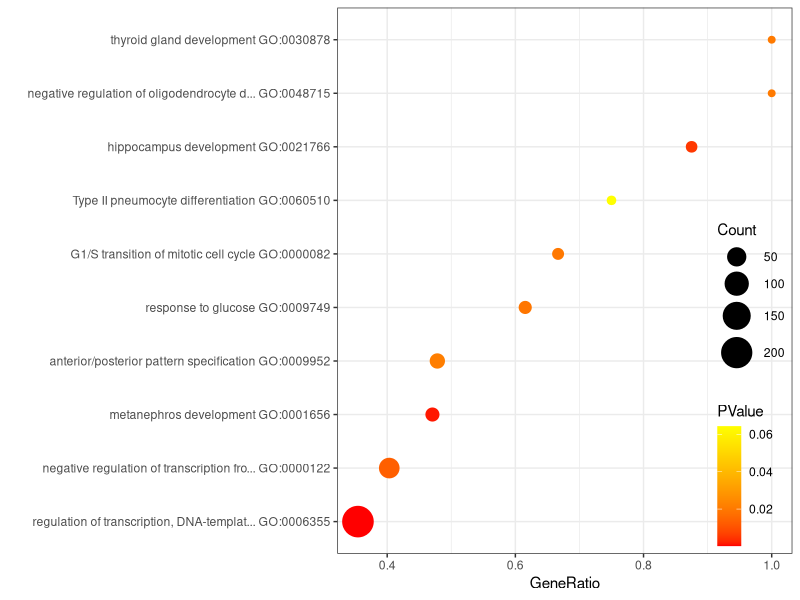
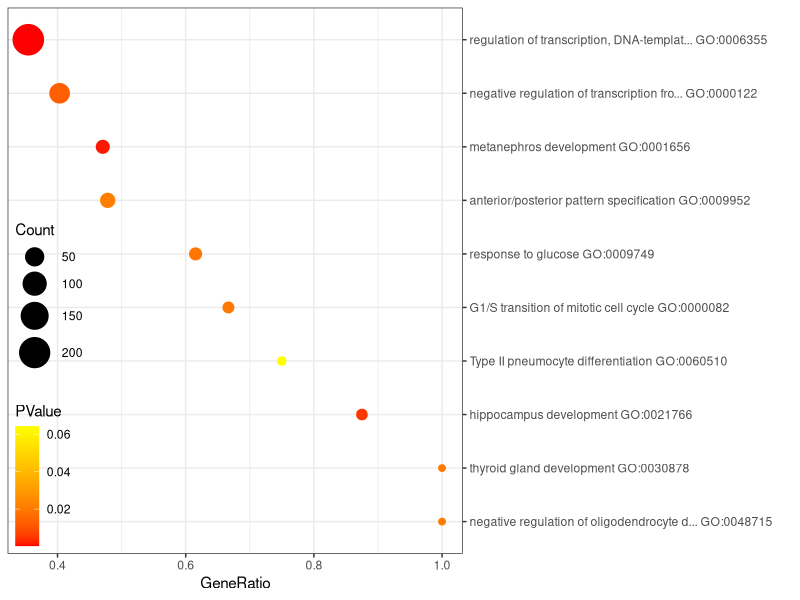
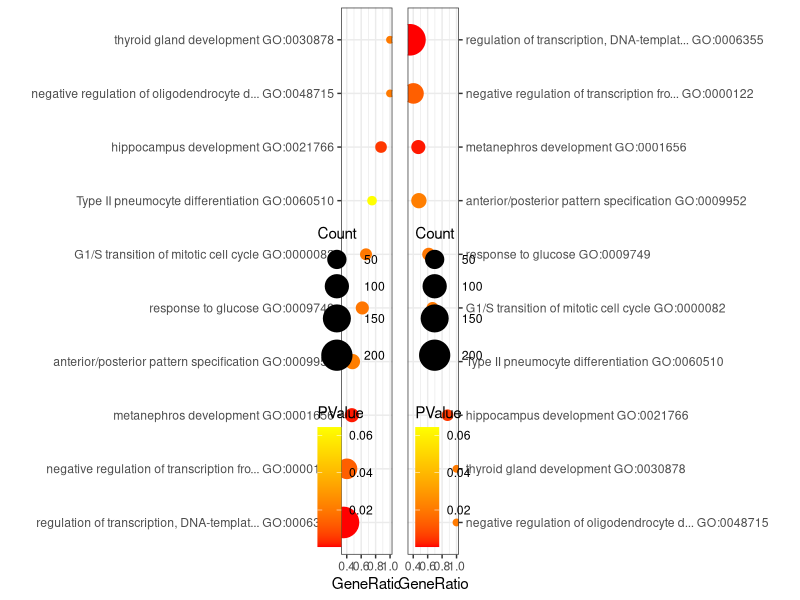
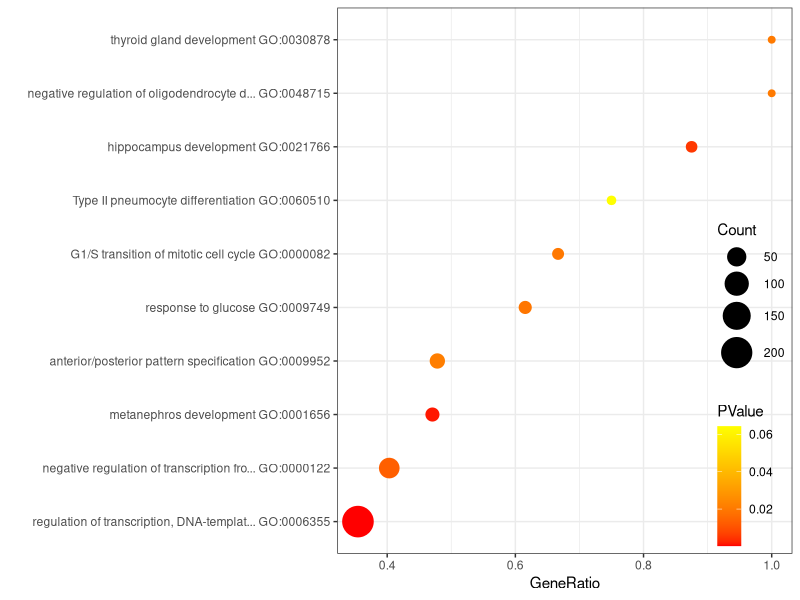
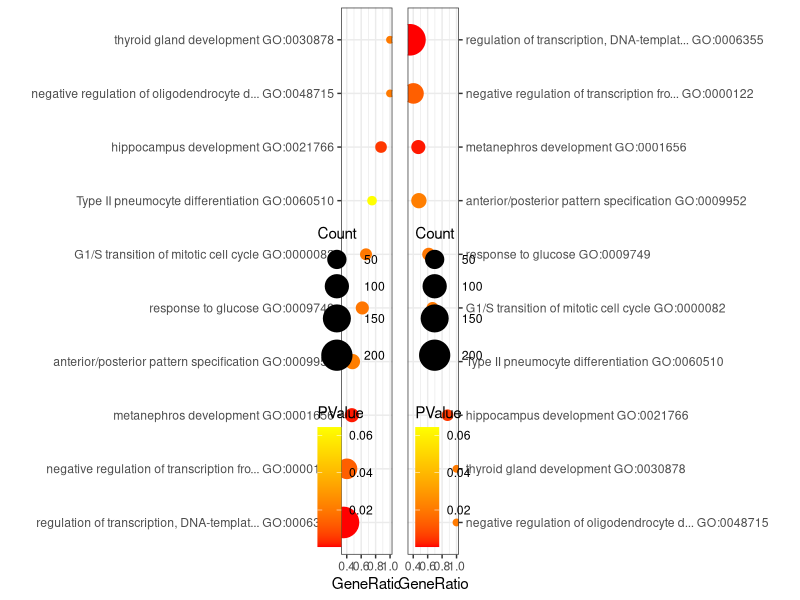

R code for these plots, in order:
## ---- chunk 1
knitr::opts_chunk$set(echo = TRUE)
## ---- chunk 2
options("repos"= c(CRAN="https://mirrors.tuna.tsinghua.edu.cn/CRAN/"))
options(BioC_mirror="http://mirrors.ustc.edu.cn/bioc/")

## ---- chunk 3
library(ggplot2)

Sys.setenv(LANGUAGE = "en") #显示英文报错信息
options(stringsAsFactors = FALSE) #禁止chr转成factor
## ---- chunk 4
df <- read.table("easy_input.txt", header = T, sep = "\t", as.is = T)
head(df)
# 算一下gene ratio
df$GeneRatio <- df$Pop.Hits/df$Count
## ---- chunk 5
# 查看GeneRatio的最大值和最小值，可以用来确定合理的x轴范围
summary(df$GeneRatio)

# 为了画出对角线排列的效果，按GeneRatio排序
sortdf <- df[order(df$GeneRatio), ] #如果想按Pvalue排序，就把GeneRatio改为PValue
sortdf$Term <- factor(sortdf$Term, levels = sortdf$Term)

pl <- ggplot(sortdf, aes(GeneRatio, Term, #横坐标、纵坐标
              colour = PValue)) + # 颜色代表p-value
  geom_point(aes(size= Count)) + #圆点的大小代表组内基因数
  scale_size_continuous(range = c(2,10)) + #圆点的大小范围
  scale_color_gradientn(colours=c("red", "yellow")) + #可以自己改颜色
  #scale_x_continuous(limits = c(0.2,1)) + #设置x轴范围
  theme_bw() + 
  ylab("") + 
  theme(legend.position=c(1,0), legend.justification = c(1, 0)) + #legend画在右下角
  #下面两行让legend融入图
  theme(legend.background = element_blank()) + #移除legend整体的边框
  theme(legend.key = element_blank())#移除legend每个项目周围的边框
pl

ggsave("dot.pdf", width = 7, height = 6)
# 还可以直接保存为png、tiff等格式
#ggsave("dot.png", width = 7, height = 6)
#ggsave("dot.tiff", width = 7, height = 6)
## ---- chunk 6
sortdf <- df[order(df$GeneRatio, decreasing = T), ] #降序
sortdf$Term <- factor(sortdf$Term, levels = sortdf$Term)

pr <- ggplot(sortdf, aes(GeneRatio, Term, 
              colour=PValue)) + 
  geom_point(aes(size=Count)) + 
  scale_color_gradientn(colours=c("red", "yellow")) + 
  scale_size_continuous(range = c(2, 10)) + 
  #scale_x_continuous(limits = c(0.2, 1)) + 
  ylab("") + 
  scale_y_discrete(position = "right") + #把term放到右侧
  
  theme_bw() + 
  theme(legend.position=c(0, 0), legend.justification = c(0, 0)) + #legend画在左下角
  theme(legend.background = element_blank()) + 
  theme(legend.key = element_blank())
pr
## ---- chunk 7
library(cowplot)
plot_grid(pl, pr, labels = "")
ggsave(file="bubbles.pdf")
## ---- chunk 8
sessionInfo()
